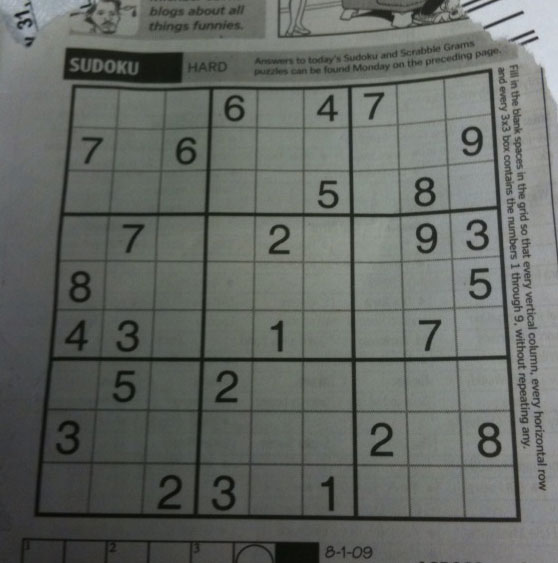
#> input picture images/image3.png, 558 x 563 px
$ python task9.py
#> lines starting #> are read from the running program, lines starting #| are printed output that depends on the picture
from pathlib import Path

import cv2
import matplotlib
import numpy as np

matplotlib.use("Agg")
import matplotlib.pyplot as plt


IMAGE_DIR = Path(__file__).resolve().parents[1] / "images"
OUTPUT_DIR = Path(__file__).resolve().parent


def main():
    image_path = IMAGE_DIR / "image3.png"
    image = cv2.imread(str(image_path), cv2.IMREAD_GRAYSCALE)
#> image: shape (563, 558); min 7, max 218, mean 101.8
    if image is None:
        raise FileNotFoundError(f"Could not load input image: {image_path}")

    rows, cols = image.shape
#> rows = 563; cols = 558
    rotation = cv2.getRotationMatrix2D((cols / 2, rows / 2), 45, 1.0)
    rotated = cv2.warpAffine(image, rotation, (cols, rows))
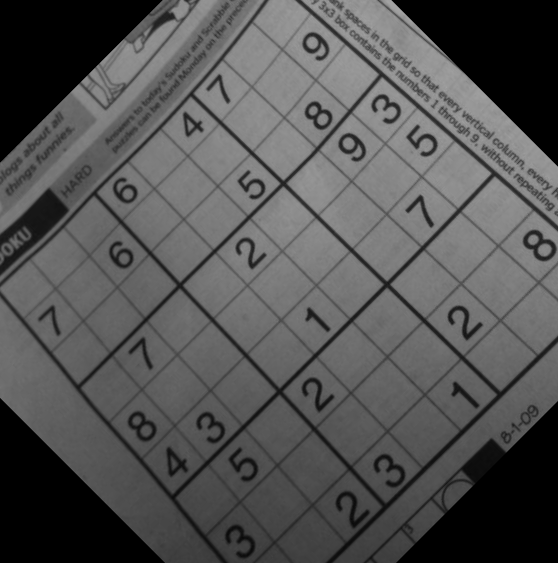
#> rotated: shape (563, 558); min 0, max 165, mean 83.3
    orb = cv2.ORB_create(nfeatures=1500)
    keypoints, descriptors = orb.detectAndCompute(image, None)
#> keypoints = 1470 keypoints; strongest (x, y, size): (483, 288, 64.3), (429, 197, 53.6), (481, 226, 44.6), (425, 183, 53.6)
    rotated_keypoints, rotated_descriptors = orb.detectAndCompute(rotated, None)
#> rotated_keypoints = 1481 keypoints; strongest (x, y, size): (382, 100, 53.6), (394, 111, 53.6), (321, 123, 53.6), (348, 141, 64.3)
    if descriptors is None or rotated_descriptors is None:
        raise RuntimeError("ORB could not find descriptors in both images.")

    matcher = cv2.BFMatcher(cv2.NORM_HAMMING)
    pairs = matcher.knnMatch(descriptors, rotated_descriptors, k=2)
#> pairs = 1470 matches
    good_matches = [
        pair[0] for pair in pairs
        if len(pair) == 2 and pair[0].distance < 0.75 * pair[1].distance
    ]
#> good_matches = 762 matches
    if len(good_matches) < 4:
        raise RuntimeError(
            f"At least four ratio-test matches are required; found {len(good_matches)}."
        )

    source_points = np.float32(
        [keypoints[match.queryIdx].pt for match in good_matches]
    ).reshape(-1, 1, 2)
#> source_points = 762 rows, first 8: [427, 187], [524, 232], [430, 195], [482, 244], [424, 249], [521, 361], [430, 199], [420, 201]
    target_points = np.float32(
        [rotated_keypoints[match.trainIdx].pt for match in good_matches]
    ).reshape(-1, 1, 2)
#> target_points = 762 rows, first 8: [316, 109], [417, 73], [324, 114], [396, 112], [358, 156], [505, 165], [327, 117], [323, 124]
    rng = np.random.default_rng(42)
    noisy_source = np.vstack(
        (source_points, rng.uniform([0, 0], [cols, rows], (20, 1, 2)).astype(np.float32))
    )
#> noisy_source = 782 rows, first 8: [427, 187], [524, 232], [430, 195], [482, 244], [424, 249], [521, 361], [430, 199], [420, 201]
    noisy_target = np.vstack(
        (target_points, rng.uniform([0, 0], [cols, rows], (20, 1, 2)).astype(np.float32))
    )
#> noisy_target = 782 rows, first 8: [316, 109], [417, 73], [324, 114], [396, 112], [358, 156], [505, 165], [327, 117], [323, 124]

    homography_plain, _ = cv2.findHomography(noisy_source, noisy_target, 0)
#> homography_plain = [[0.909, 1.15, -180.8], [-0.88, 1.11, 321.1], [0.000177, 0.00127, 1]]
    homography_ransac, inlier_mask = cv2.findHomography(
        noisy_source, noisy_target, cv2.RANSAC, 5.0
    )
#> homography_ransac = [[0.708, 0.708, -117.4], [-0.706, 0.708, 278.9], [-4.46e-08, 3.8e-06, 1]]; inlier_mask = 782 values, max 1 at index 0, min 0 at index 21, mean 0.916
    if homography_plain is None or homography_ransac is None or inlier_mask is None:
        raise RuntimeError("Could not estimate both homographies.")

    aligned_plain = cv2.warpPerspective(image, homography_plain, (cols, rows))
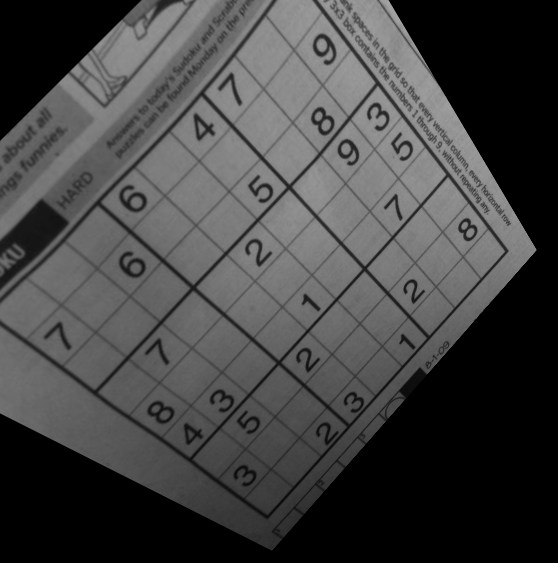
#> aligned_plain: shape (563, 558); min 0, max 165, mean 67.6
    aligned_ransac = cv2.warpPerspective(image, homography_ransac, (cols, rows))
    figure, axes = plt.subplots(1, 3, figsize=(15, 5))
    for axis, result, title in zip(
        axes,
        (rotated, aligned_plain, aligned_ransac),
        ("Target rotated image", "Homography without RANSAC", "Homography with RANSAC"),
    ):
        axis.imshow(result, cmap="gray")
        axis.set_title(title)
        axis.axis("off")
#> this loop made 3 passes
    figure.tight_layout()
    output_path = OUTPUT_DIR / "task9_homography_comparison.jpg"
    figure.savefig(output_path, dpi=150, bbox_inches="tight")
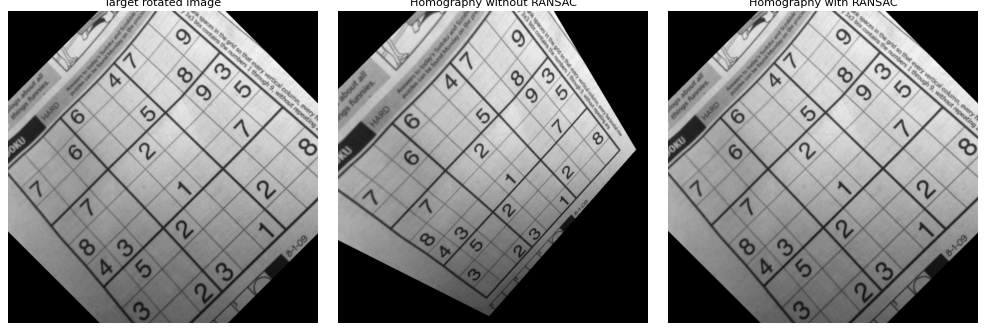
#> figure drawn by matplotlib, 3 panels
    plt.close(figure)

    print(f"Ratio-test matches: {len(good_matches)}")
#| Ratio-test matches: 762
    print(f"RANSAC inliers: {int(inlier_mask.sum())}")
#| RANSAC inliers: 716
    print(f"Saved visualization to {output_path}")


if __name__ == "__main__":
    main()

$ run again, with images/building.jpg saved as images/image3.png
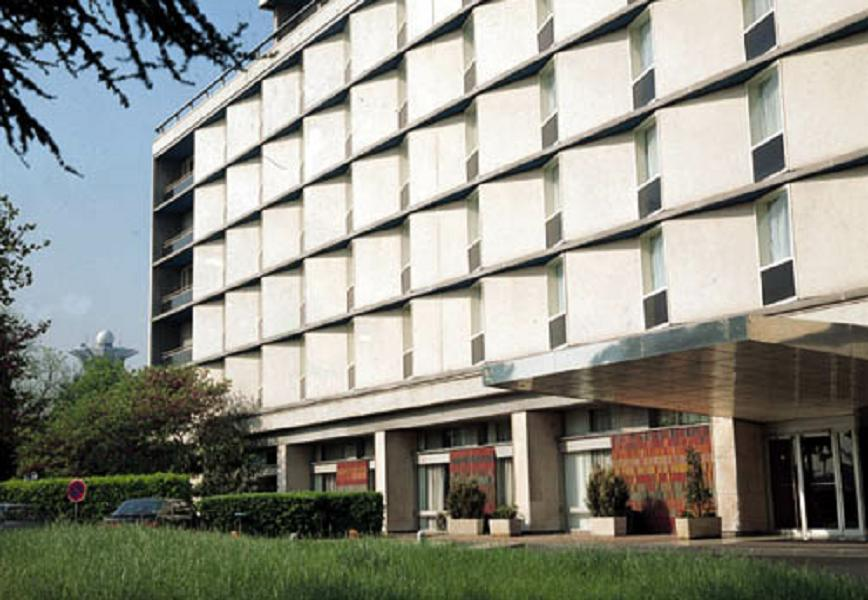
#> input picture images/building.jpg, 868 x 600 px
#> keypoints = 1500 keypoints; strongest (x, y, size): (491, 521, 44.6), (490, 522, 37.2), (491, 520, 53.6), (262, 278, 31)
#> rotated_keypoints = 1500 keypoints; strongest (x, y, size): (484, 441, 111.1), (631, 416, 53.6), (272, 475, 92.6), (630, 415, 64.3)
#> pairs = 1500 matches
#> good_matches = 713 matches
#> source_points = 713 rows, first 8: [204, 95], [659, 178], [407, 214], [690, 538], [243, 63], [568, 444], [154, 159], [660, 206]
#> target_points = 713 rows, first 8: [126, 317], [507, 55], [381.6, 190.1], [783, 287], [131, 267], [630, 306], [136, 398], [528, 74]
#> noisy_source = 733 rows, first 8: [204, 95], [659, 178], [407, 214], [690, 538], [243, 63], [568, 444], [154, 159], [660, 206]
#> noisy_target = 733 rows, first 8: [126, 317], [507, 55], [381.6, 190.1], [783, 287], [131, 267], [630, 306], [136, 398], [528, 74]
#> homography_plain = [[0.795, 0.776, -99.18], [-0.621, 0.704, 392.2], [0.000164, 7.82e-05, 1]]
#> homography_ransac = [[0.707, 0.709, -85.03], [-0.707, 0.708, 394.4], [-1.08e-06, 2.58e-06, 1]]; inlier_mask = 733 values, max 1 at index 0, min 0 at index 2, mean 0.907
#> in main, `aligned_plain = cv2.warpPerspective(image, homography_plain, (cols, ro..`:
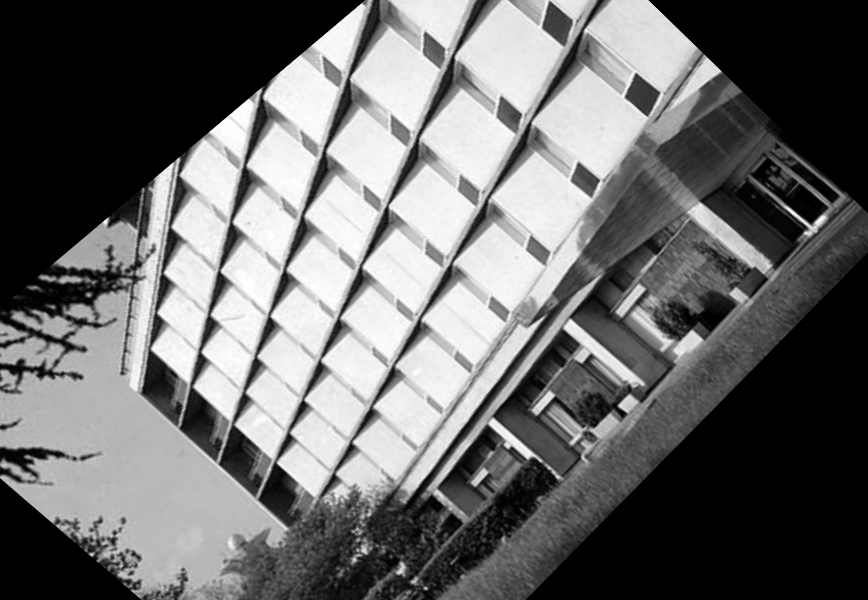
#> aligned_plain: shape (600, 868); min 0, max 255, mean 106.5
#> the loop in main, `for axis, result, title in zip( axes, (rotated, aligned_plain, aligned..` made 3 passes
#> in main, `figure.savefig(output_path, dpi=150, bbox_inches="tight")`:
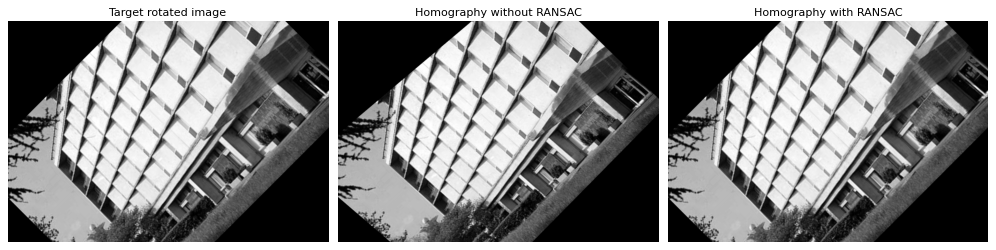
#> figure drawn by matplotlib, 3 panels
#| Ratio-test matches: 713
#| RANSAC inliers: 665
